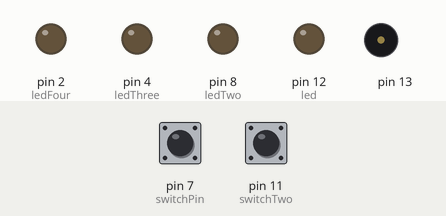
This sketch was run on a simulated Arduino Uno, built with avr-gcc and run on an emulated ATmega328P. Parts: output pins drawn as LEDs (lit = HIGH), buzzer (waves = sounding). The inputs (shaded band) are chosen by the test bench; at power-on: pin 11 (switchTwo) LOW, pin 7 (switchPin) LOW.

Above: at 1.2 s.
1.3 s: pin 11 (switchTwo) pulled HIGH for 1 s
3.8 s: pin 7 (switchPin) pulled HIGH for 0.15 s
At 4.2 s:
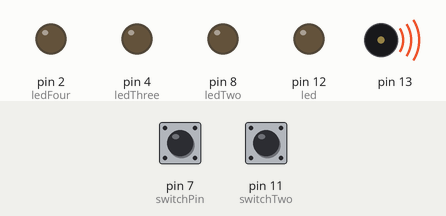
5.9 s: pin 7 (switchPin) pulled HIGH for 3.2 s
At 10.7 s:
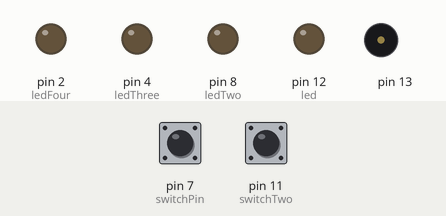
11.0 s: pin 11 (switchTwo) pulled HIGH for 3.2 s
15.7 s: pin 7 (switchPin) driven HIGH and pin 11 (switchTwo) driven HIGH
At 16.2 s:
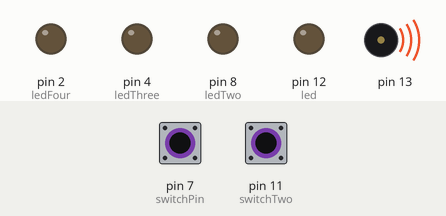
18.7 s: pin 7 (switchPin) driven LOW
Timing chart, 0 to 21.7 s (numbered marks = the images above; inputs shaded):
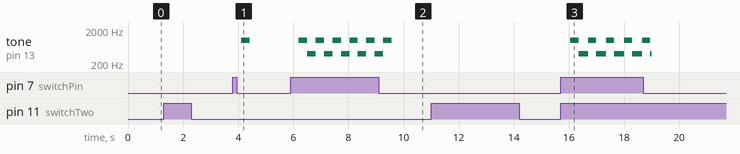

The sketch:

mple_police_siren_and_lights_simulation_with_switch_control1.ino
```cpp
int switchPin = 7;
int button = 4;
int led = 12;
int ledTwo = 8;
int ledThree = 4;
int ledFour = 2;
int switchTwo = 11;


void setup()
{
  pinMode(switchPin, INPUT);
  pinMode(13, OUTPUT);

  pinMode(switchTwo, INPUT);
  pinMode(led, OUTPUT);
  pinMode(ledTwo, OUTPUT);
  pinMode(ledThree, OUTPUT);
  pinMode(ledFour, OUTPUT);

  Serial.begin(9600);
}

void loop()
{

  if (digitalRead(switchPin)){
    for (int sound = 400; sound <= 1000; sound += 10) {
      tone(13, sound);
      delay(5);
    }//for
    for (int sound2 = 1000; sound2 >= 400; sound2 -= 10) {
      tone(13, sound2);
      delay(5);
    }//for
  }//if
  else{
    noTone(13);
  }//else

  if (digitalRead(switchTwo)){
    digitalWrite(led, HIGH);
    delay(5);
    digitalWrite(led, LOW);
    delay(5);

    digitalWrite(ledTwo, HIGH);
    delay(5);
    digitalWrite(ledTwo, LOW);
    delay(5);

    digitalWrite(ledThree, HIGH);
    delay(5);
    digitalWrite(ledThree, LOW);
    delay(5);

    digitalWrite(ledFour, HIGH);
    delay(5);
    digitalWrite(ledFour, LOW);
    delay(5);
  }//if


}
```

Measured:
- after the input at 3.8 s, tone on pin 13: silent → 1000 Hz after 0.30 s, → silent 0.31 s later
- after the input at 5.9 s, tone on pin 13: silent → 1000 Hz after 0.30 s, then repeats every 0.61 s: 400 Hz 0.31 s, 1000 Hz 0.31 s, until it stays silent from 9.6 s
- after the input at 15.7 s, tone on pin 13: alternates 1000 Hz for 0.31 s and 400 Hz for 0.35 s, starting after 0.34 s
